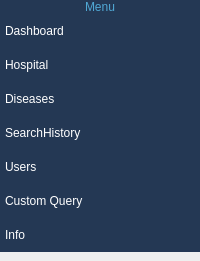
     <widget class="QCustomSlideMenu" name="slide_menu" native="true">
      <property name="sizePolicy">
       <sizepolicy hsizetype="Preferred" vsizetype="Preferred">
        <horstretch>0</horstretch>
        <verstretch>0</verstretch>
       </sizepolicy>
      </property>
      <property name="minimumSize">
       <size>
        <width>200</width>
        <height>0</height>
       </size>
      </property>
      <property name="maximumSize">
       <size>
        <width>0</width>
        <height>16777215</height>
       </size>
      </property>
      <layout class="QVBoxLayout" name="verticalLayout_2">
       <property name="spacing">
        <number>0</number>
       </property>
       <property name="leftMargin">
        <number>0</number>
       </property>
       <property name="topMargin">
        <number>0</number>
       </property>
       <property name="rightMargin">
        <number>0</number>
       </property>
       <property name="bottomMargin">
        <number>0</number>
       </property>
       <item>
        <widget class="QFrame" name="slide">
         <property name="minimumSize">
          <size>
           <width>196</width>
           <height>0</height>
          </size>
         </property>
         <property name="styleSheet">
          <string notr="true"/>
         </property>
         <property name="frameShape">
          <enum>QFrame::NoFrame</enum>
         </property>
         <property name="frameShadow">
          <enum>QFrame::Sunken</enum>
         </property>
         <layout class="QVBoxLayout" name="verticalLayout_5">
          <property name="spacing">
           <number>0</number>
          </property>
          <property name="leftMargin">
           <number>0</number>
          </property>
          <property name="topMargin">
           <number>0</number>
          </property>
          <property name="rightMargin">
           <number>0</number>
          </property>
          <item alignment="Qt::AlignTop">
           <widget class="QFrame" name="frame_3">
            <property name="styleSheet">
             <string notr="true">color: rgb(80, 168, 212);

background-color: rgb(36, 56, 84);</string>
            </property>
            <property name="frameShape">
             <enum>QFrame::NoFrame</enum>
            </property>
            <property name="frameShadow">
             <enum>QFrame::Plain</enum>
            </property>
            <layout class="QVBoxLayout" name="verticalLayout_8">
             <property name="spacing">
              <number>0</number>
             </property>
             <property name="leftMargin">
              <number>0</number>
             </property>
             <property name="topMargin">
              <number>0</number>
             </property>
             <property name="rightMargin">
              <number>0</number>
             </property>
             <property name="bottomMargin">
              <number>0</number>
             </property>
             <item>
              <widget class="QLabel" name="label_4">
               <property name="styleSheet">
                <string notr="true">
font: 75 22pt &quot;Century Gothic&quot;;
</string>
               </property>
               <property name="frameShape">
                <enum>QFrame::NoFrame</enum>
               </property>
               <property name="frameShadow">
                <enum>QFrame::Sunken</enum>
               </property>
               <property name="text">
                <string>Menu</string>
               </property>
               <property name="alignment">
                <set>Qt::AlignCenter</set>
               </property>
              </widget>
             </item>
            </layout>
           </widget>
          </item>
          <item>
           <widget class="QFrame" name="frame_7">
            <property name="sizePolicy">
             <sizepolicy hsizetype="Preferred" vsizetype="Expanding">
              <horstretch>0</horstretch>
              <verstretch>0</verstretch>
             </sizepolicy>
            </property>
            <property name="styleSheet">
             <string notr="true">

background-color: rgb(36, 56, 84);</string>
            </property>
            <property name="frameShape">
             <enum>QFrame::NoFrame</enum>
            </property>
            <property name="frameShadow">
             <enum>QFrame::Sunken</enum>
            </property>
            <layout class="QVBoxLayout" name="verticalLayout_9">
             <property name="spacing">
              <number>0</number>
             </property>
             <property name="leftMargin">
              <number>0</number>
             </property>
             <property name="topMargin">
              <number>0</number>
             </property>
             <property name="rightMargin">
              <number>0</number>
             </property>
             <property name="bottomMargin">
              <number>0</number>
             </property>
             <item>
              <widget class="QPushButton" name="dashboard_btn">
               <property name="cursor">
                <cursorShape>PointingHandCursor</cursorShape>
               </property>
               <property name="styleSheet">
                <string notr="true">color: rgb(255, 255, 255);
padding: 10px 5px;
text-align: left;
font: 75 16pt &quot;Century Gothic&quot;;
border-top-left-radius: 20px ;
border-bottom-left-radius: 20px ;
border-top-right-radius: 20px ;
border-bottom-right-radius: 20px ;</string>
               </property>
               <property name="text">
                <string>Dashboard</string>
               </property>
               <property name="icon">
                <iconset resource="blue_icons.qrc">
                 <normaloff>:/icons_blue/icons/home.svg</normaloff>:/icons_blue/icons/home.svg</iconset>
               </property>
               <property name="iconSize">
                <size>
                 <width>25</width>
                 <height>25</height>
                </size>
               </property>
               <property name="autoDefault">
                <bool>false</bool>
               </property>
               <property name="default">
                <bool>false</bool>
               </property>
               <property name="flat">
                <bool>false</bool>
               </property>
              </widget>
             </item>
             <item>
              <widget class="QPushButton" name="Hospital_btn">
               <property name="cursor">
                <cursorShape>PointingHandCursor</cursorShape>
               </property>
               <property name="styleSheet">
                <string notr="true">color: rgb(255, 255, 255);
padding: 10px 5px;
text-align: left;
font: 75 16pt &quot;Century Gothic&quot;;
border-top-left-radius: 20px ;
border-bottom-left-radius: 20px ;
border-top-right-radius: 20px ;
border-bottom-right-radius: 20px ;</string>
               </property>
               <property name="text">
                <string>Hospital</string>
               </property>
               <property name="icon">
                <iconset resource="blue_icons.qrc">
                 <normaloff>:/icons_blue/icons/plus.svg</normaloff>:/icons_blue/icons/plus.svg</iconset>
               </property>
               <property name="iconSize">
                <size>
                 <width>25</width>
                 <height>25</height>
                </size>
               </property>
               <property name="flat">
                <bool>false</bool>
               </property>
              </widget>
             </item>
             <item>
              <widget class="QPushButton" name="inventory_btn">
               <property name="cursor">
                <cursorShape>PointingHandCursor</cursorShape>
               </property>
               <property name="styleSheet">
                <string notr="true">
padding: 10px 5px;
text-align: left;
font: 75 16pt &quot;Century Gothic&quot;;
border-top-left-radius: 20px ;
border-bottom-left-radius: 20px ;
border-top-right-radius: 20px ;
border-bottom-right-radius: 20px ;color: rgb(255, 255, 255);</string>
               </property>
               <property name="text">
                <string>Diseases</string>
               </property>
               <property name="icon">
                <iconset resource="blue_icons.qrc">
                 <normaloff>:/icons_blue/icons/slack.svg</normaloff>:/icons_blue/icons/slack.svg</iconset>
               </property>
               <property name="iconSize">
                <size>
                 <width>25</width>
                 <height>25</height>
                </size>
               </property>
               <property name="flat">
                <bool>false</bool>
               </property>
              </widget>
             </item>
             <item>
              <widget class="QPushButton" name="sale_history_btn">
               <property name="cursor">
                <cursorShape>PointingHandCursor</cursorShape>
               </property>
               <property name="styleSheet">
                <string notr="true">color: rgb(255, 255, 255);
padding: 10px 5px;
text-align: left;
font: 75 16pt &quot;Century Gothic&quot;;
border-top-left-radius: 20px ;
border-bottom-left-radius: 20px ;
border-top-right-radius: 20px ;
border-bottom-right-radius: 20px ;</string>
               </property>
               <property name="text">
                <string>SearchHistory</string>
               </property>
               <property name="icon">
                <iconset resource="blue_icons.qrc">
                 <normaloff>:/icons_blue/icons/search.svg</normaloff>:/icons_blue/icons/search.svg</iconset>
               </property>
               <property name="iconSize">
                <size>
                 <width>25</width>
                 <height>25</height>
                </size>
               </property>
               <property name="flat">
                <bool>false</bool>
               </property>
              </widget>
             </item>
             <item>
              <widget class="QPushButton" name="users_btn">
               <property name="cursor">
                <cursorShape>PointingHandCursor</cursorShape>
               </property>
               <property name="styleSheet">
                <string notr="true">color: rgb(255, 255, 255);
padding: 10px 5px;
text-align: left;
font: 75 16pt &quot;Century Gothic&quot;;
border-top-left-radius: 20px ;
border-bottom-left-radius: 20px ;
border-top-right-radius: 20px ;
border-bottom-right-radius: 20px ;</string>
               </property>
               <property name="text">
                <string>Users</string>
               </property>
               <property name="icon">
                <iconset resource="blue_icons.qrc">
                 <normaloff>:/icons_blue/icons/user.svg</normaloff>:/icons_blue/icons/user.svg</iconset>
               </property>
               <property name="iconSize">
                <size>
                 <width>25</width>
                 <height>25</height>
                </size>
               </property>
               <property name="flat">
                <bool>false</bool>
               </property>
              </widget>
             </item>
             <item>
              <widget class="QPushButton" name="custom_querying">
               <property name="cursor">
                <cursorShape>PointingHandCursor</cursorShape>
               </property>
               <property name="styleSheet">
                <string notr="true">color: rgb(255, 255, 255);
padding: 10px 5px;
text-align: left;
font: 14pt &quot;Century Gothic&quot;;
border-top-left-radius: 20px ;
border-bottom-left-radius: 20px ;
border-top-right-radius: 20px ;
border-bottom-right-radius: 20px ;</string>
               </property>
               <property name="text">
                <string>Custom Query</string>
               </property>
               <property name="icon">
                <iconset resource="blue_icons.qrc">
                 <normaloff>:/icons_blue/icons/database.svg</normaloff>:/icons_blue/icons/database.svg</iconset>
               </property>
               <property name="iconSize">
                <size>
                 <width>25</width>
                 <height>25</height>
                </size>
               </property>
               <property name="flat">
                <bool>false</bool>
               </property>
              </widget>
             </item>
             <item>
              <widget class="QPushButton" name="developer_info">
               <property name="cursor">
                <cursorShape>PointingHandCursor</cursorShape>
               </property>
               <property name="styleSheet">
                <string notr="true">color: rgb(255, 255, 255);
padding: 10px 5px;
text-align: left;
font: 75 16pt &quot;Century Gothic&quot;;
border-top-left-radius: 20px ;
border-bottom-left-radius: 20px ;
border-top-right-radius: 20px ;
border-bottom-right-radius: 20px ;</string>
               </property>
               <property name="text">
                <string>Info</string>
               </property>
               <property name="icon">
                <iconset resource="blue_icons.qrc">
                 <normaloff>:/icons_blue/icons/info.svg</normaloff>:/icons_blue/icons/info.svg</iconset>
               </property>
               <property name="iconSize">
                <size>
                 <width>25</width>
                 <height>25</height>
                </size>
               </property>
               <property name="flat">
                <bool>false</bool>
               </property>
              </widget>
             </item>
            </layout>
           </widget>
          </item>
         </layout>
        </widget>
       </item>
      </layout>
     </widget>
